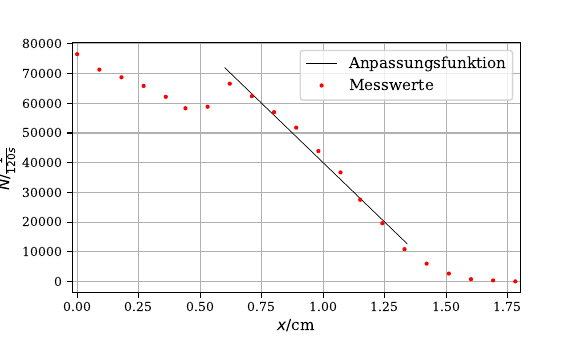

The script that saved this image:
import matplotlib; matplotlib.use('agg')
import matplotlib.pyplot as plt
import numpy as np
from scipy.optimize import curve_fit
from uncertainties import ufloat
from scipy.constants import mu_0
import math

#Holt Werte aus Textdatei
#U, a = np.genfromtxt('kehr.txt', unpack=True)
x =[0, 0.09,0.18,0.27,0.36,0.44,0.53,0.62,0.71,0.8,0.89,0.98,1.07,1.15,1.24,1.33,1.42,1.51,1.6,1.69,1.78]
N = np.array([76536,71337,68768,65863,62204,58339,58861,66611,62401,57024,51804,43950,36752,27549,19646,10923,6037,2710,815,393,84])

y =[0.62,0.71,0.8,0.89,0.98,1.07,1.15,1.24,1.33]
M = np.array([66611,62401,57024,51804,43950,36752,27549,19646,10923 ])

#Definiert Funktion mit der ihr fitten wollt (hier eine Gerade)
def f(y, A, B):
   return A*y + B

#Erstellt linspace von Bereich, in dem Ausgleichsfunktion erstellt wird
x_plot = np.linspace(0.6,1.34, 400)
#Fittet
params, covariance_matrix = curve_fit(f, y, M)
errors = np.sqrt(np.diag(covariance_matrix))
#Plottet Fit
plt.plot(x_plot, f(x_plot, *params), 'k-', label='Anpassungsfunktion', linewidth=0.5)
#Gibt berechnete Parameter aus
print(params)
print(np.sqrt(np.diag(covariance_matrix)))
#Formatiert etws schöner
plt.gcf().subplots_adjust(bottom=0.18)
#Plot eurer eigentlichen Messwerte
plt.plot(x , N, 'r.', label='Messwerte', Markersize=4)
plt.xlim(-0.02,1.8)
plt.legend()
plt.grid()
plt.xlabel(r'$x/$cm')
plt.ylabel(r'$N$')
plt.savefig('plot1.pdf')

